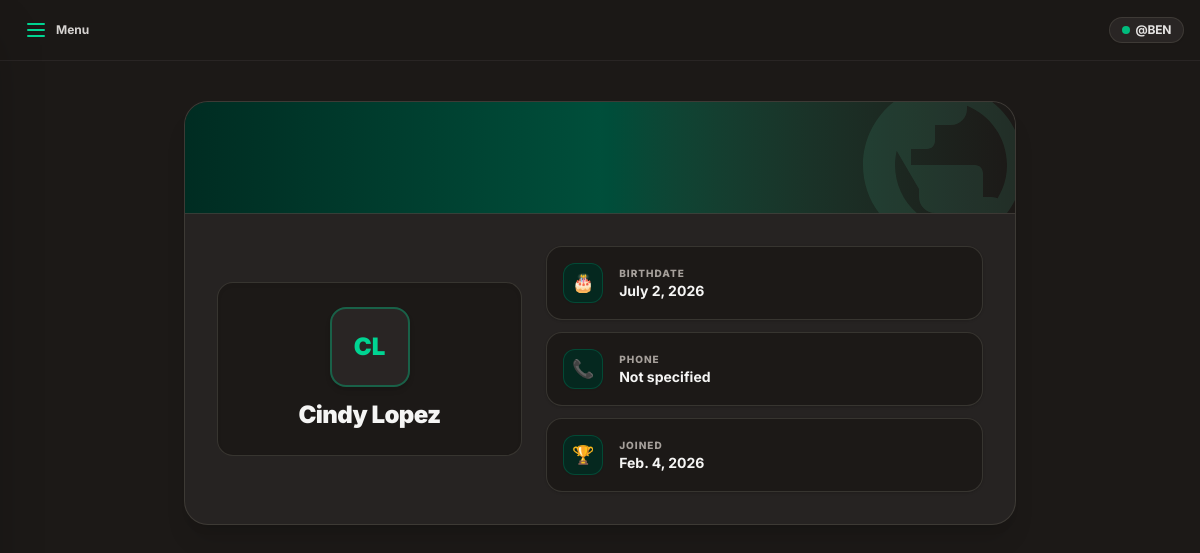
The page /view_member/details/2/ (signed in) on the database its author committed.
### schedule_app/models.py (models this page shows, shortened)
class Member(models.Model):
      ROLE_CHOICES = [
        ('ADMIN', 'Administrator'),
        ('MEMBER', 'Member'),
    ]
      user = models.OneToOneField(User, on_delete=models.CASCADE)
      role = models.CharField(
        max_length=10,
        choices=ROLE_CHOICES,
        default='MEMBER'
    )
      phone = models.CharField(max_length=20, null=True, blank=True)
      birth_date = models.DateField(null=True, blank=True)
      joined_date = models.DateField(auto_now_add=True, null=True)

### schedule_app/views.py (the view)
# urls.py: path('view_member/details/<int:id>/', views.details, name='details'),
def details(request, id):
  mymembers = Member.objects.select_related('user').get(id=id)
  context = {'mymembers': mymembers}
  return render(request, 'details.html', context)

### schedule_app/templates/details.html (shortened to what this page needs)
{% extends 'master.html' %}
{% block content %}
{% include 'includes/sidebar.html' %}
{% include 'includes/logoutmodal.html' %}
<div class="min-h-screen bg-stone-900 text-stone-100 antialiased font-['Inter',sans-serif] flex flex-col relative selection:bg-emerald-800 selection:text-emerald-100 transition-colors duration-200">
    <main class="max-w-4xl mx-auto px-4 sm:px-6 lg:px-8 py-10 flex-1 w-full space-y-6">
        <div class="bg-stone-800/90 border border-stone-700/80 rounded-3xl shadow-xl overflow-hidden relative">
            <div class="h-28 bg-gradient-to-r from-emerald-950 via-emerald-900 to-stone-900 border-b border-stone-700/80 relative flex items-start justify-end p-4 overflow-hidden">
                <div class="absolute -right-6 -bottom-12 opacity-10 pointer-events-none">
                </div>
            </div>
            <div class="p-6 sm:p-8 space-y-6 relative z-10">
                <div class="grid grid-cols-1 lg:grid-cols-12 gap-6 items-center">
                    <div class="lg:col-span-5 bg-stone-900/90 border border-stone-700/70 rounded-2xl p-6 text-center space-y-3 shadow-inner flex flex-col items-center justify-center">
                        <div class="w-20 h-20 mx-auto rounded-2xl bg-stone-800 border-2 border-emerald-500/40 text-emerald-400 text-2xl font-black flex items-center justify-center shadow-md">
                            {% if mymembers.user.first_name %}
                                {{ mymembers.user.first_name|slice:":1" }}{{ mymembers.user.last_name|slice:":1" }}
                            {% else %}
                                {{ mymembers.user.username|slice:":1"|upper }}
                            {% endif %}
                        </div>
                        <h1 class="text-2xl font-black text-stone-100 tracking-tight">
                            {% if mymembers.user.first_name %}
                                {{ mymembers.user.first_name }} {{ mymembers.user.last_name }}
                            {% else %}
                                {{ mymembers.user.username }}
                            {% endif %}
                        </h1>
                    </div>
                    <div class="lg:col-span-7 space-y-3">
                        <div class="p-4 bg-stone-900/90 border border-stone-700/70 rounded-2xl flex items-center gap-4 shadow-sm hover:border-emerald-600/40 transition-colors">
                            <div class="w-10 h-10 rounded-xl bg-emerald-950/80 border border-emerald-800/60 flex items-center justify-center text-lg flex-none shadow-xs">
                                🎂
                            </div>
                            <div class="min-w-0 flex-1">
                                <span class="text-[10px] font-extrabold uppercase tracking-widest text-stone-400 block">Birthdate</span>
                                <p class="font-bold text-stone-100 text-sm truncate">
                                    {{ mymembers.birth_date|default:"Not specified" }}
                                </p>
                            </div>
                        </div>
                        <div class="p-4 bg-stone-900/90 border border-stone-700/70 rounded-2xl flex items-center gap-4 shadow-sm hover:border-emerald-600/40 transition-colors">
                            <div class="w-10 h-10 rounded-xl bg-emerald-950/80 border border-emerald-800/60 flex items-center justify-center text-lg flex-none shadow-xs">
                                📞
                            </div>
                            <div class="min-w-0 flex-1">
                                <span class="text-[10px] font-extrabold uppercase tracking-widest text-stone-400 block">Phone</span>
                                <p class="font-bold text-stone-100 text-sm truncate">
                                    {{ mymembers.phone|default:"Not specified" }}
                                </p>
                            </div>
                        </div>
                        <div class="p-4 bg-stone-900/90 border border-stone-700/70 rounded-2xl flex items-center gap-4 shadow-sm hover:border-emerald-600/40 transition-colors">
                            <div class="w-10 h-10 rounded-xl bg-emerald-950/80 border border-emerald-800/60 flex items-center justify-center text-lg flex-none shadow-xs">
                                🏆
                            </div>
                            <div class="min-w-0 flex-1">
                                <span class="text-[10px] font-extrabold uppercase tracking-widest text-stone-400 block">Joined</span>
                                <p class="font-bold text-stone-100 text-sm truncate">
                                    {{ mymembers.joined_date|default:"Not specified" }}
                                </p>
                            </div>
                        </div>
                    </div>
                </div>
            </div>
        </div>
    </main>
</div>
{% endblock %}

### schedule_app/templates/includes/sidebar.html (shortened to what this page needs)
<!DOCTYPE html>
<html lang="en">
  <head>
    <script src="https://cdn.jsdelivr.net/npm/@tailwindcss/browser@4"></script>
  </head>
  <body class="font-['Inter',sans-serif] antialiased bg-stone-900 min-h-screen text-stone-100 selection:bg-emerald-800 selection:text-emerald-100">
    <header class="bg-stone-900/90 border-b border-stone-800 backdrop-blur-md sticky top-0 z-30 px-4 py-2.5 flex items-center justify-between">
        <div class="flex items-center">
            <button
                type="button"
                onclick="toggleSidebar()"
                class="p-2 rounded-xl text-stone-300 hover:text-stone-100 hover:bg-stone-800 transition-colors focus:outline-none flex items-center gap-2 font-bold text-xs cursor-pointer"
                aria-label="Toggle Sidebar"
            >
                <svg class="w-6 h-6 text-emerald-400" fill="none" stroke="currentColor" viewBox="0 0 24 24">
                    <path stroke-linecap="round" stroke-linejoin="round" stroke-width="2" d="M4 6h16M4 12h16M4 18h16"/>
                </svg>
                <span class="hidden sm:inline">Menu</span>
            </button>
        </div>
        <div class="flex items-center">
            <span class="inline-flex items-center gap-1.5 px-3 py-1 bg-stone-800 border border-stone-700/80 rounded-full shadow-xs text-xs font-bold text-stone-200 tracking-tight">
                <span class="w-2 h-2 rounded-full bg-emerald-500 animate-pulse"></span>
                @{{ user.username|default:"arz" }}
            </span>
        </div>
    </header>
  </body>
</html>

### rows shown on the page
Member: user.first_name "C", user.last_name "L", user.first_name "Cindy", user.last_name "Lopez", birth_date "July 2, 2026", phone "Not specified", joined_date "Feb. 4, 2026"

### other values the page prints
{{ user.username|default:"arz" }} "BEN"
